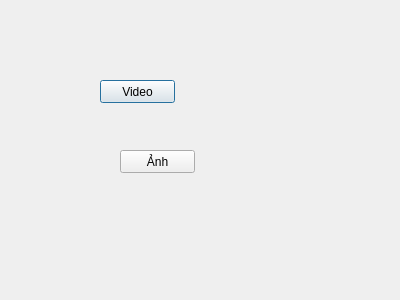
<?xml version="1.0" encoding="UTF-8"?>
<ui version="4.0">
 <class>Dialog</class>
 <widget class="QDialog" name="Dialog">
  <property name="geometry">
   <rect>
    <x>0</x>
    <y>0</y>
    <width>400</width>
    <height>300</height>
   </rect>
  </property>
  <property name="windowTitle">
   <string>Dialog</string>
  </property>
  <widget class="QPushButton" name="btn1">
   <property name="geometry">
    <rect>
     <x>100</x>
     <y>80</y>
     <width>75</width>
     <height>23</height>
    </rect>
   </property>
   <property name="text">
    <string>Video</string>
   </property>
  </widget>
  <widget class="QPushButton" name="btn2">
   <property name="geometry">
    <rect>
     <x>120</x>
     <y>150</y>
     <width>75</width>
     <height>23</height>
    </rect>
   </property>
   <property name="text">
    <string>Ảnh</string>
   </property>
  </widget>
 </widget>
 <resources/>
 <connections/>
</ui>
